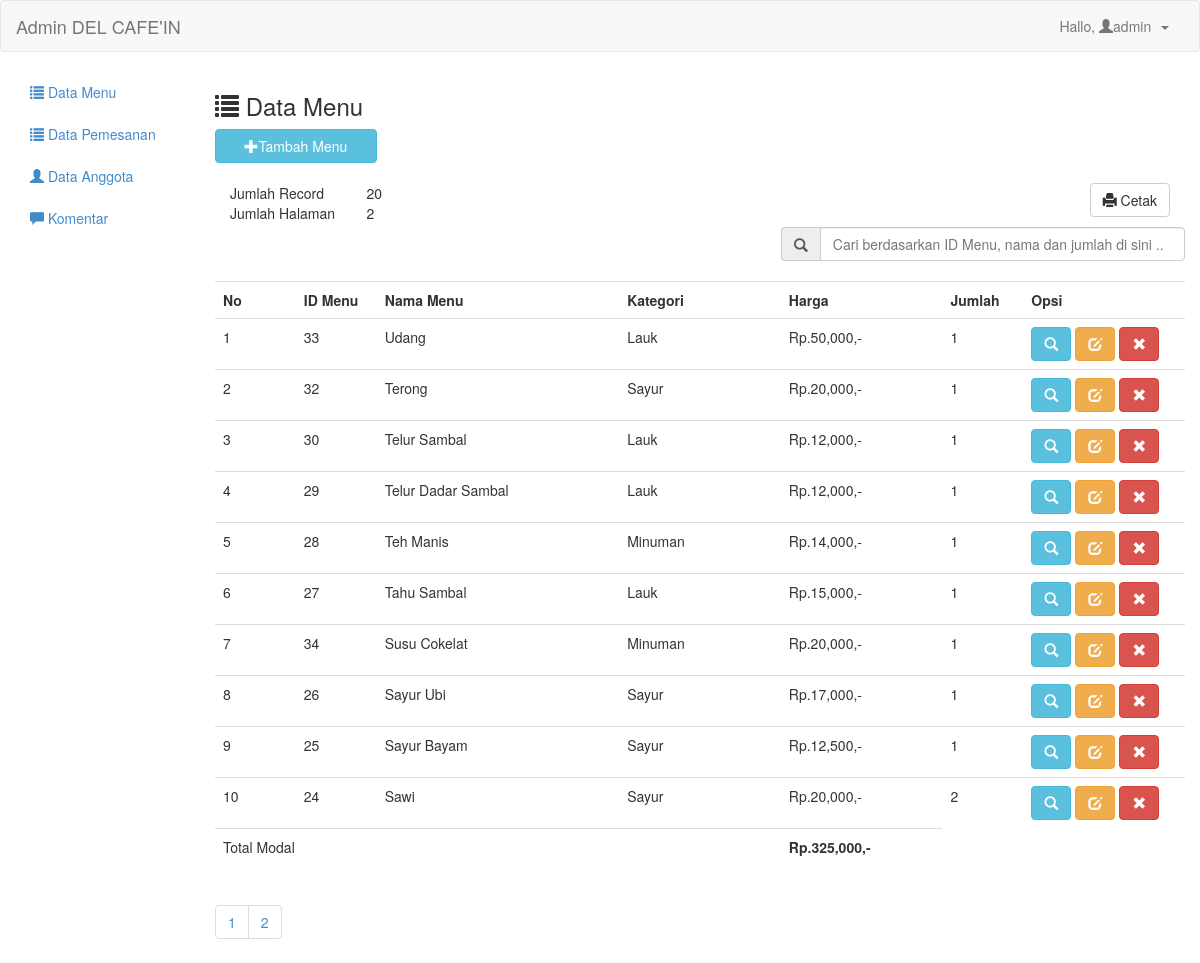
/admin/barang.php (signed in), run on the app's committed database.
### tables this page shows
CREATE TABLE `makanan` (
  `id_produk` int(11) NOT NULL,
  `nama` varchar(100) NOT NULL,
  `harga` int(10) NOT NULL,
  `qty` int(9) NOT NULL,
  `keterangan` varchar(500) NOT NULL,
  `gambar` varchar(45) NOT NULL,
  `id_kategori` int(11) NOT NULL
);

CREATE TABLE `kategori` (
  `id_kategori` int(11) NOT NULL,
  `nama_kategori` varchar(40) NOT NULL
);

### admin/barang.php (the view, shortened to what this page needs)
<?php
include 'header.php';
include 'config.php';
?>
<h3><span class="glyphicon glyphicon-list"></span> Data Menu</h3>
<a style="margin-bottom:20px" class="btn btn-info col-md-2" href="tambah_barang.php"><span class="glyphicon glyphicon-plus"></span>Tambah Menu</a>
<br/>
<br/>
<?php
$per_hal=10;
$jumlah_record=mysqli_query($koneksi, "SELECT * from makanan");
$jum=mysqli_num_rows($jumlah_record);
$halaman=ceil($jum / $per_hal);
$page = (isset($_GET['page'])) ? (int)$_GET['page'] : 1;
$start = ($page - 1) * $per_hal;
?>
<div class="col-md-12">
	<table class="col-md-2">
		<tr>
			<td>Jumlah Record</td>
			<td><?php echo $jum; ?></td>
		</tr>
		<tr>
			<td>Jumlah Halaman</td>
			<td><?php echo $halaman; ?></td>
		</tr>
	</table>
	<button = style="margin-bottom:10px" onClick="print_data()" class="btn btn-default pull-right"><span class='glyphicon glyphicon-print'></span>  Cetak</button>
</div>
<form action="cari_produk.php" method="GET">
	<div class="input-group col-md-5 col-md-offset-7">
		<span class="input-group-addon" id="basic-addon1"><span class="glyphicon glyphicon-search"></span></span>
		<input type="text" class="form-control" placeholder="Cari berdasarkan ID Menu, nama dan jumlah di sini .." aria-describedby="basic-addon1" name="cari">
	</div>
</form><br />
	<?php
	if(isset($_GET['cari'])){
		echo '<div> <b>Hasil pencarian dengan kata kunci "'. $_GET['cari'] .'"</b></div><br/>';
		$cari=mysqli_real_escape_string($koneksi, $_GET['cari']);
		$brg=mysqli_query($koneksi, "select * from makanan inner join kategori on makanan.id_kategori = kategori.id_kategori where nama like '%$cari%' or qty like '%$cari%' or id_produk like '%$cari%'");
	}else{
		$brg=mysqli_query($koneksi, "select * from makanan inner join kategori on makanan.id_kategori = kategori.id_kategori order by nama DESC limit $start, $per_hal");
	}
	$no=1;
	$count = mysqli_num_rows($brg);
	if($count == null){
		if(isset($_GET['cari'])){
			echo '<div align="center"> <h5>Menu dengan kata kunci "'. $_GET['cari'] .'" tidak ada. </h5> </div>';
		}
	}else{
	?>
		<table class="table table-hover">
	<tr>
		<th class="col-md-1">No</th>
		<th class="col-md-1">ID Menu</th>
		<th class="col-md-3">Nama Menu</th>
		<th class="col-md-2">Kategori </th>
		<th class="col-md-2">Harga</th>
		<th class="col-md-1">Jumlah</th>
		<th class="col-md-2">Opsi</th>
	</tr>
	<?php
	while($b=mysqli_fetch_array($brg)){
		?>
		<tr>
			<td><?php echo $no++ ?></td>
			<td><?php echo $b['id_produk'] ?></td>
			<td><?php echo $b['nama'] ?></td>
			<td><?php echo $b['nama_kategori']?></td>
			<td>Rp.<?php echo number_format($b['harga']) ?>,-</td>
			<td><?php echo $b['qty'] ?></td>
			<td>
				<a href="det_barang.php?id=<?php echo $b['id_produk']; ?>" class="btn btn-info"><span class="glyphicon glyphicon-search"></span></a>
				<a href="edit.php?id=<?php echo $b['id_produk']; ?>" class="btn btn-warning"><span class="glyphicon glyphicon-edit"></span></a>
				<a onclick="if(confirm('Apakah anda yakin ingin menghapus data ini ??')){ location.href='hapus.php?id=<?php echo $b['id_produk']; ?>' }" class="btn btn-danger"><span class="glyphicon glyphicon-remove"></span></a>
			</td>
		</tr>
		<?php
	}
	?>
	<tr>
		<td colspan="4">Total Modal</td>
		<td>
		<?php
		if (isset($cari)) {
			$x=mysqli_query($koneksi, "SELECT sum(harga) as total from makanan where nama like '%$cari%'");
		}else{
			$x=mysqli_query($koneksi, "SELECT sum(harga) as total from makanan");
		}
			$xx=mysqli_fetch_array($x);
			echo "<b> Rp.". number_format($xx['total']).",-</b>";
		?>
		</td>
	</tr>
</table>
<ul class="pagination">
			<?php
			for($x=1;$x<=$halaman;$x++){
				?>
				<li><a href="?page=<?php echo $x ?>"><?php echo $x ?></a></li>
				<?php
			}
			?>
		</ul>
<?php
	}
	?>
<?php
include 'footer.php';
?>

### data on the page
makanan: id_produk "33", nama "Udang", id_kategori.nama_kategori "Lauk", harga "50,000", qty "1"
makanan: id_produk "32", nama "Terong", id_kategori.nama_kategori "Sayur", harga "20,000", qty "1"
makanan: id_produk "30", nama "Telur Sambal", id_kategori.nama_kategori "Lauk", harga "12,000", qty "1"
makanan: id_produk "29", nama "Telur Dadar Sambal", id_kategori.nama_kategori "Lauk", harga "12,000", qty "1"
makanan: id_produk "28", nama "Teh Manis", id_kategori.nama_kategori "Minuman", harga "14,000", qty "1"
makanan: id_produk "27", nama "Tahu Sambal", id_kategori.nama_kategori "Lauk", harga "15,000", qty "1"
makanan: id_produk "34", nama "Susu Cokelat", id_kategori.nama_kategori "Minuman", harga "20,000", qty "1"
makanan: id_produk "26", nama "Sayur Ubi", id_kategori.nama_kategori "Sayur", harga "17,000", qty "1"
makanan: id_produk "25", nama "Sayur Bayam", id_kategori.nama_kategori "Sayur", harga "12,500", qty "1"
makanan: id_produk "24", nama "Sawi", id_kategori.nama_kategori "Sayur", harga "20,000", qty "2"

### other printed values
$_SESSION['username'] "admin"
$jum "20"
$halaman "2"
$xx['total'] "325,000"
